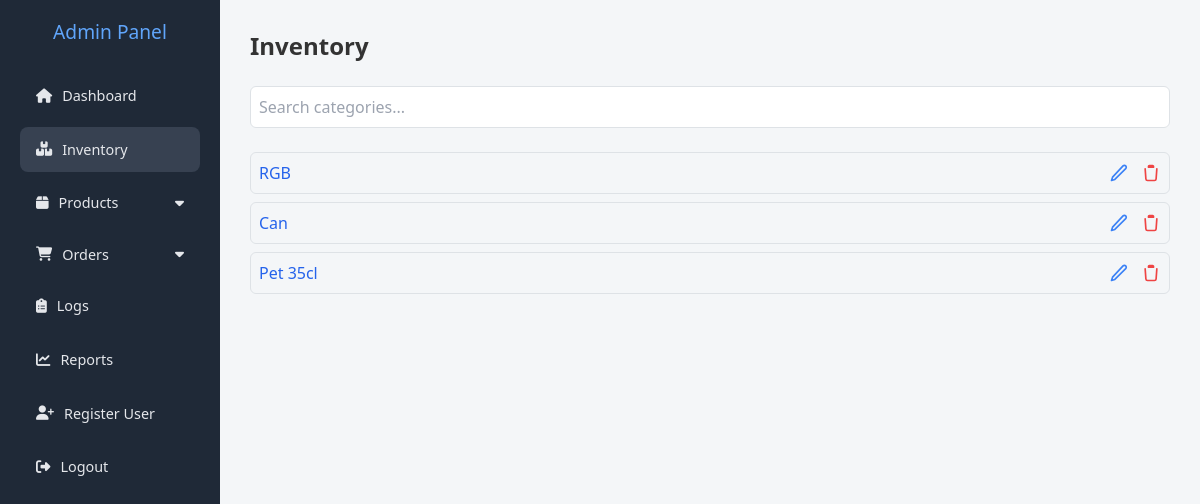
/ad/goodviewadmin (signed in), run on the app's committed database.
### inventory/models.py (models this page shows, shortened)
class Category(models.Model):
    name = models.CharField(max_length=100)
    created_by = models.ForeignKey(
        settings.AUTH_USER_MODEL,
        null=True,
        blank=True,
        on_delete=models.SET_NULL
    )
    created_at = models.DateTimeField(default=timezone.now)
    class Meta:
        verbose_name_plural = 'categories'

### admin_panel/views.py (the view)
# urls.py: path('goodviewadmin', views.catergory_view, name='inventory_view_admin'),
@login_required
@user_passes_test(is_admin)
def catergory_view(request):
    categories = Category.objects.all()
    return render(request, 'dashboard/category.html', {'categories': categories})

### admin_panel/views.py (called while the page is built)
def is_admin(user):
    return user.is_authenticated and user.is_admin

### admin_panel/templates/dashboard/category.html (shortened to what this page needs)
{% extends "base.html" %}
{% block content %}
<h1 class="text-2xl font-bold mb-6">Inventory</h1>
<div class="mb-4">
    <input type="text" id="categorySearch" placeholder="Search categories..."
           class="w-full p-2 border rounded"/>
</div>
{% if categories %}
<div id="inventory" class="list-group" style="border-radius: 10px">
    {% for category in categories %}
    <div class="flex justify-between items-center mb-2 p-2 border rounded category-item">
        <a href="{% url 'product_view' category.id %}" class="flex-grow text-blue-600 hover:underline">
            {{ category.name }}
        </a>
        <div class="flex space-x-3">
            <a href="{% url 'edit_category_admin' category.id %}" class="text-blue-500 hover:text-blue-700" title="Edit">
                <svg xmlns="http://www.w3.org/2000/svg" class="h-5 w-5" fill="none" viewBox="0 0 24 24"
                     stroke="currentColor" stroke-width="2">
                    <path stroke-linecap="round" stroke-linejoin="round"
                          d="M16.862 3.487a2.25 2.25 0 113.182 3.182L7 19.713 3 21l1.287-4L16.862 3.487z"/>
                </svg>
            </a>
            <a href="{% url 'delete_category_admin' category.id %}" class="text-red-500 hover:text-red-700" title="Delete"
               onclick="return confirm('Are you sure you want to delete this category?');">
                <svg xmlns="http://www.w3.org/2000/svg" class="h-5 w-5" fill="none" viewBox="0 0 24 24"
                     stroke="currentColor" stroke-width="2">
                    <path stroke-linecap="round" stroke-linejoin="round"
                          d="M19 7l-.867 12.142A2 2 0 0116.138 21H7.862a2 2 0 01-1.995-1.858L5 7m5-4h4m-4 0a1 1 0 00-1 1v1h6V4a1 1 0 00-1-1m-4 0h4"/>
                </svg>
            </a>
        </div>
    </div>
    {% endfor %}
</div>
{% else %}
    <div class="no-orders">
        No category found.
    </div>
{% endif %}
{% endblock %}

### templates/base.html (style rules this page uses)
body { margin: 0; font-family: 'Segoe UI', Tahoma, Geneva, Verdana, sans-serif; background-color: #f4f6f8; color: #333; }

### data on the page
Category: name "RGB"
Category: name "Can"
Category: name "Pet 35cl"
